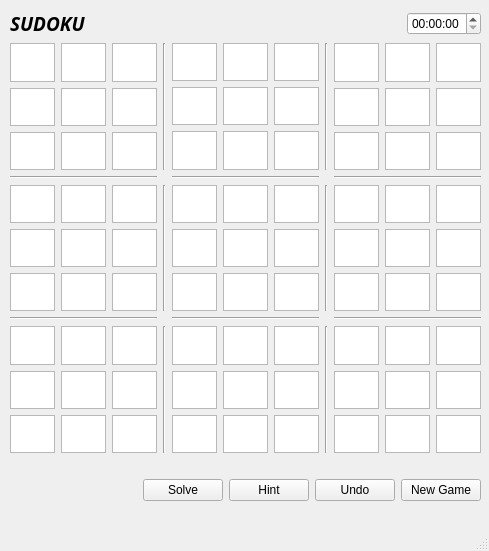
<?xml version="1.0" encoding="UTF-8"?>
<ui version="4.0">
 <class>MainWindow</class>
 <widget class="QMainWindow" name="MainWindow">
  <property name="geometry">
   <rect>
    <x>0</x>
    <y>0</y>
    <width>489</width>
    <height>551</height>
   </rect>
  </property>
  <property name="Sudoku">
   <string>MainWindow</string>
  </property>
  <widget class="QWidget" name="centralwidget">
   <widget class="Q3Frame" name="frame">
    <property name="geometry">
     <rect>
      <x>0</x>
      <y>10</y>
      <width>481</width>
      <height>511</height>
     </rect>
    </property>
    <property name="margin">
     <number>2</number>
    </property>
    <widget class="QWidget" name="verticalLayoutWidget">
     <property name="geometry">
      <rect>
       <x>10</x>
       <y>0</y>
       <width>471</width>
       <height>491</height>
      </rect>
     </property>
     <layout class="QVBoxLayout" name="verticalLayout">
      <item>
       <layout class="QHBoxLayout" name="horizontalLayout">
        <item>
         <widget class="QLabel" name="label">
          <property name="font">
           <font>
            <family>MV Boli</family>
            <pointsize>14</pointsize>
            <weight>75</weight>
            <italic>true</italic>
            <bold>true</bold>
           </font>
          </property>
          <property name="text">
           <string>SUDOKU</string>
          </property>
         </widget>
        </item>
        <item>
         <spacer name="horizontalSpacer">
          <property name="orientation">
           <enum>Qt::Horizontal</enum>
          </property>
          <property name="sizeHint" stdset="0">
           <size>
            <width>40</width>
            <height>20</height>
           </size>
          </property>
         </spacer>
        </item>
        <item>
         <widget class="QTimeEdit" name="timer"/>
        </item>
       </layout>
      </item>
      <item>
       <layout class="QGridLayout" name="gridLayout">
        <item row="0" column="0">
         <layout class="QGridLayout" name="gridLayout_8">
          <item row="0" column="2">
           <widget class="QTextEdit" name="polje_13"/>
          </item>
          <item row="0" column="0">
           <widget class="QTextEdit" name="polje_11">
            <property name="font">
             <font>
              <family>MS Sans Serif</family>
              <pointsize>14</pointsize>
              <weight>75</weight>
              <bold>true</bold>
             </font>
            </property>
            <property name="autoFillBackground">
             <bool>false</bool>
            </property>
            <property name="html">
             <string>&lt;!DOCTYPE HTML PUBLIC &quot;-//W3C//DTD HTML 4.0//EN&quot; &quot;http://www.w3.org/TR/REC-html40/strict.dtd&quot;&gt;
&lt;html&gt;&lt;head&gt;&lt;meta name=&quot;qrichtext&quot; content=&quot;1&quot; /&gt;&lt;style type=&quot;text/css&quot;&gt;
p, li { white-space: pre-wrap; }
&lt;/style&gt;&lt;/head&gt;&lt;body style=&quot; font-family:'MS Sans Serif'; font-size:14pt; font-weight:600; font-style:normal;&quot;&gt;
&lt;p style=&quot;-qt-paragraph-type:empty; margin-top:0px; margin-bottom:0px; margin-left:0px; margin-right:0px; -qt-block-indent:0; text-indent:0px;&quot;&gt;&lt;/p&gt;&lt;/body&gt;&lt;/html&gt;</string>
            </property>
           </widget>
          </item>
          <item row="1" column="0">
           <widget class="QTextEdit" name="polje_14"/>
          </item>
          <item row="1" column="1">
           <widget class="QTextEdit" name="polje_15"/>
          </item>
          <item row="1" column="2">
           <widget class="QTextEdit" name="polje_16"/>
          </item>
          <item row="2" column="0">
           <widget class="QTextEdit" name="polje_17"/>
          </item>
          <item row="2" column="1">
           <widget class="QTextEdit" name="polje_18"/>
          </item>
          <item row="0" column="1">
           <widget class="QTextEdit" name="polje_12">
            <property name="html">
             <string>&lt;!DOCTYPE HTML PUBLIC &quot;-//W3C//DTD HTML 4.0//EN&quot; &quot;http://www.w3.org/TR/REC-html40/strict.dtd&quot;&gt;
&lt;html&gt;&lt;head&gt;&lt;meta name=&quot;qrichtext&quot; content=&quot;1&quot; /&gt;&lt;style type=&quot;text/css&quot;&gt;
p, li { white-space: pre-wrap; }
&lt;/style&gt;&lt;/head&gt;&lt;body style=&quot; font-family:'MS Shell Dlg 2'; font-size:8.25pt; font-weight:400; font-style:normal;&quot;&gt;
&lt;p style=&quot;-qt-paragraph-type:empty; margin-top:0px; margin-bottom:0px; margin-left:0px; margin-right:0px; -qt-block-indent:0; text-indent:0px; font-size:8pt;&quot;&gt;&lt;/p&gt;&lt;/body&gt;&lt;/html&gt;</string>
            </property>
           </widget>
          </item>
          <item row="2" column="2">
           <widget class="QTextEdit" name="text_19"/>
          </item>
         </layout>
        </item>
        <item row="0" column="2">
         <layout class="QGridLayout" name="gridLayout_2">
          <item row="1" column="2">
           <widget class="QTextEdit" name="polje_23"/>
          </item>
          <item row="1" column="0">
           <widget class="QTextEdit" name="polje_21"/>
          </item>
          <item row="2" column="0">
           <widget class="QTextEdit" name="polje_24"/>
          </item>
          <item row="2" column="1">
           <widget class="QTextEdit" name="polje_25"/>
          </item>
          <item row="2" column="2">
           <widget class="QTextEdit" name="polje_26"/>
          </item>
          <item row="3" column="0">
           <widget class="QTextEdit" name="polje_27"/>
          </item>
          <item row="3" column="1">
           <widget class="QTextEdit" name="polje_28"/>
          </item>
          <item row="1" column="1">
           <widget class="QTextEdit" name="polje_22"/>
          </item>
          <item row="3" column="2">
           <widget class="QTextEdit" name="polje_29"/>
          </item>
         </layout>
        </item>
        <item row="0" column="4">
         <layout class="QGridLayout" name="gridLayout_9">
          <item row="0" column="2">
           <widget class="QTextEdit" name="polje_33"/>
          </item>
          <item row="0" column="0">
           <widget class="QTextEdit" name="polje_31"/>
          </item>
          <item row="1" column="0">
           <widget class="QTextEdit" name="polje_34"/>
          </item>
          <item row="1" column="1">
           <widget class="QTextEdit" name="polje_35"/>
          </item>
          <item row="1" column="2">
           <widget class="QTextEdit" name="polje_36"/>
          </item>
          <item row="2" column="0">
           <widget class="QTextEdit" name="polje_37"/>
          </item>
          <item row="2" column="1">
           <widget class="QTextEdit" name="polje_38"/>
          </item>
          <item row="0" column="1">
           <widget class="QTextEdit" name="polje_32"/>
          </item>
          <item row="2" column="2">
           <widget class="QTextEdit" name="polje_39"/>
          </item>
         </layout>
        </item>
        <item row="2" column="0">
         <layout class="QGridLayout" name="gridLayout_10">
          <item row="0" column="2">
           <widget class="QTextEdit" name="polje_43"/>
          </item>
          <item row="0" column="0">
           <widget class="QTextEdit" name="polje_41"/>
          </item>
          <item row="1" column="0">
           <widget class="QTextEdit" name="polje_44"/>
          </item>
          <item row="1" column="1">
           <widget class="QTextEdit" name="polje_45"/>
          </item>
          <item row="1" column="2">
           <widget class="QTextEdit" name="polje_46"/>
          </item>
          <item row="2" column="0">
           <widget class="QTextEdit" name="polje_47"/>
          </item>
          <item row="2" column="1">
           <widget class="QTextEdit" name="polje_48"/>
          </item>
          <item row="0" column="1">
           <widget class="QTextEdit" name="polje_42"/>
          </item>
          <item row="2" column="2">
           <widget class="QTextEdit" name="polje_49"/>
          </item>
         </layout>
        </item>
        <item row="2" column="2">
         <layout class="QGridLayout" name="gridLayout_11">
          <item row="0" column="2">
           <widget class="QTextEdit" name="polje_53"/>
          </item>
          <item row="0" column="0">
           <widget class="QTextEdit" name="polje_51"/>
          </item>
          <item row="1" column="0">
           <widget class="QTextEdit" name="polje_54"/>
          </item>
          <item row="1" column="1">
           <widget class="QTextEdit" name="polje_55"/>
          </item>
          <item row="2" column="0">
           <widget class="QTextEdit" name="polje_57"/>
          </item>
          <item row="2" column="1">
           <widget class="QTextEdit" name="polje_58"/>
          </item>
          <item row="0" column="1">
           <widget class="QTextEdit" name="polje_52"/>
          </item>
          <item row="2" column="2">
           <widget class="QTextEdit" name="polje_59"/>
          </item>
          <item row="1" column="2">
           <widget class="QTextEdit" name="polje_56"/>
          </item>
         </layout>
        </item>
        <item row="2" column="4">
         <layout class="QGridLayout" name="gridLayout_12">
          <item row="0" column="2">
           <widget class="QTextEdit" name="polje_63"/>
          </item>
          <item row="0" column="0">
           <widget class="QTextEdit" name="polje_61"/>
          </item>
          <item row="1" column="0">
           <widget class="QTextEdit" name="polje_64"/>
          </item>
          <item row="1" column="1">
           <widget class="QTextEdit" name="polje_65"/>
          </item>
          <item row="1" column="2">
           <widget class="QTextEdit" name="polje_66"/>
          </item>
          <item row="2" column="0">
           <widget class="QTextEdit" name="polje_67"/>
          </item>
          <item row="2" column="1">
           <widget class="QTextEdit" name="polje_68"/>
          </item>
          <item row="0" column="1">
           <widget class="QTextEdit" name="polje_62"/>
          </item>
          <item row="2" column="2">
           <widget class="QTextEdit" name="polje_69"/>
          </item>
         </layout>
        </item>
        <item row="4" column="0">
         <layout class="QGridLayout" name="gridLayout_13">
          <item row="0" column="2">
           <widget class="QTextEdit" name="polje_73"/>
          </item>
          <item row="0" column="0">
           <widget class="QTextEdit" name="polje_71"/>
          </item>
          <item row="1" column="0">
           <widget class="QTextEdit" name="polje_74"/>
          </item>
          <item row="1" column="1">
           <widget class="QTextEdit" name="polje_75"/>
          </item>
          <item row="1" column="2">
           <widget class="QTextEdit" name="polje_76"/>
          </item>
          <item row="2" column="0">
           <widget class="QTextEdit" name="polje_77"/>
          </item>
          <item row="2" column="1">
           <widget class="QTextEdit" name="polje_78"/>
          </item>
          <item row="0" column="1">
           <widget class="QTextEdit" name="polje_72"/>
          </item>
          <item row="2" column="2">
           <widget class="QTextEdit" name="polje_79"/>
          </item>
         </layout>
        </item>
        <item row="4" column="2">
         <layout class="QGridLayout" name="gridLayout_14">
          <item row="0" column="2">
           <widget class="QTextEdit" name="polje_83"/>
          </item>
          <item row="0" column="0">
           <widget class="QTextEdit" name="polje_81"/>
          </item>
          <item row="1" column="0">
           <widget class="QTextEdit" name="polje_84"/>
          </item>
          <item row="1" column="1">
           <widget class="QTextEdit" name="polje_85"/>
          </item>
          <item row="1" column="2">
           <widget class="QTextEdit" name="polje_86"/>
          </item>
          <item row="2" column="0">
           <widget class="QTextEdit" name="polje_87"/>
          </item>
          <item row="2" column="1">
           <widget class="QTextEdit" name="polje_88"/>
          </item>
          <item row="0" column="1">
           <widget class="QTextEdit" name="polje_82"/>
          </item>
          <item row="2" column="2">
           <widget class="QTextEdit" name="polje_89"/>
          </item>
         </layout>
        </item>
        <item row="4" column="4">
         <layout class="QGridLayout" name="gridLayout_15">
          <item row="0" column="2">
           <widget class="QTextEdit" name="polje_93"/>
          </item>
          <item row="0" column="0">
           <widget class="QTextEdit" name="polje_91"/>
          </item>
          <item row="1" column="0">
           <widget class="QTextEdit" name="polje_94"/>
          </item>
          <item row="1" column="1">
           <widget class="QTextEdit" name="polje_95"/>
          </item>
          <item row="1" column="2">
           <widget class="QTextEdit" name="polje_96"/>
          </item>
          <item row="2" column="0">
           <widget class="QTextEdit" name="polje_97"/>
          </item>
          <item row="2" column="1">
           <widget class="QTextEdit" name="polje_98"/>
          </item>
          <item row="0" column="1">
           <widget class="QTextEdit" name="polje_92"/>
          </item>
          <item row="2" column="2">
           <widget class="QTextEdit" name="polje_99"/>
          </item>
         </layout>
        </item>
        <item row="1" column="0">
         <widget class="Line" name="line">
          <property name="orientation">
           <enum>Qt::Horizontal</enum>
          </property>
         </widget>
        </item>
        <item row="3" column="0">
         <widget class="Line" name="line_2">
          <property name="orientation">
           <enum>Qt::Horizontal</enum>
          </property>
         </widget>
        </item>
        <item row="0" column="1">
         <widget class="Line" name="line_3">
          <property name="orientation">
           <enum>Qt::Vertical</enum>
          </property>
         </widget>
        </item>
        <item row="0" column="3">
         <widget class="Line" name="line_4">
          <property name="orientation">
           <enum>Qt::Vertical</enum>
          </property>
         </widget>
        </item>
        <item row="1" column="2">
         <widget class="Line" name="line_5">
          <property name="orientation">
           <enum>Qt::Horizontal</enum>
          </property>
         </widget>
        </item>
        <item row="3" column="2">
         <widget class="Line" name="line_6">
          <property name="orientation">
           <enum>Qt::Horizontal</enum>
          </property>
         </widget>
        </item>
        <item row="1" column="4">
         <widget class="Line" name="line_7">
          <property name="orientation">
           <enum>Qt::Horizontal</enum>
          </property>
         </widget>
        </item>
        <item row="3" column="4">
         <widget class="Line" name="line_8">
          <property name="orientation">
           <enum>Qt::Horizontal</enum>
          </property>
         </widget>
        </item>
        <item row="2" column="1">
         <widget class="Line" name="line_9">
          <property name="orientation">
           <enum>Qt::Vertical</enum>
          </property>
         </widget>
        </item>
        <item row="2" column="3">
         <widget class="Line" name="line_10">
          <property name="orientation">
           <enum>Qt::Vertical</enum>
          </property>
         </widget>
        </item>
        <item row="4" column="1">
         <widget class="Line" name="line_11">
          <property name="orientation">
           <enum>Qt::Vertical</enum>
          </property>
         </widget>
        </item>
        <item row="4" column="3">
         <widget class="Line" name="line_12">
          <property name="orientation">
           <enum>Qt::Vertical</enum>
          </property>
         </widget>
        </item>
       </layout>
      </item>
      <item>
       <spacer name="horizontalSpacer_3">
        <property name="orientation">
         <enum>Qt::Horizontal</enum>
        </property>
        <property name="sizeHint" stdset="0">
         <size>
          <width>40</width>
          <height>20</height>
         </size>
        </property>
       </spacer>
      </item>
      <item>
       <layout class="QHBoxLayout" name="horizontalLayout_2">
        <item>
         <spacer name="horizontalSpacer_2">
          <property name="orientation">
           <enum>Qt::Horizontal</enum>
          </property>
          <property name="sizeHint" stdset="0">
           <size>
            <width>40</width>
            <height>20</height>
           </size>
          </property>
         </spacer>
        </item>
        <item>
         <widget class="QPushButton" name="pushButton">
          <property name="text">
           <string>Solve</string>
          </property>
         </widget>
        </item>
        <item>
         <widget class="QPushButton" name="hint">
          <property name="text">
           <string>Hint</string>
          </property>
         </widget>
        </item>
        <item>
         <widget class="QPushButton" name="undo">
          <property name="text">
           <string>Undo</string>
          </property>
         </widget>
        </item>
        <item>
         <widget class="QPushButton" name="new_game">
          <property name="text">
           <string>New Game</string>
          </property>
         </widget>
        </item>
       </layout>
      </item>
     </layout>
    </widget>
   </widget>
  </widget>
  <widget class="QMenuBar" name="menubar">
   <property name="geometry">
    <rect>
     <x>0</x>
     <y>0</y>
     <width>489</width>
     <height>21</height>
    </rect>
   </property>
  </widget>
  <widget class="QStatusBar" name="statusbar"/>
 </widget>
 <customwidgets>
  <customwidget>
   <class>Q3Frame</class>
   <extends>QFrame</extends>
   <header>Qt3Support/Q3Frame</header>
   <container>1</container>
  </customwidget>
 </customwidgets>
 <resources/>
 <connections/>
</ui>
